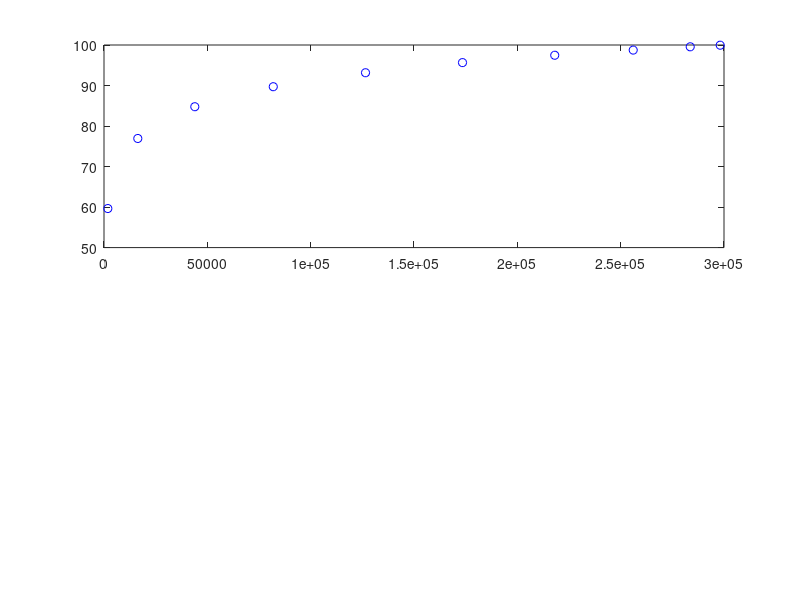

The MATLAB source for this figure: (Note: this script raises an error after producing the figure.)
clear all;
close all;
format compact;
format shortg;

% intervall in which to approximate
limit_start = 1;
limit_end = 3e5;
base = (limit_end)^(1/100); % of the log, meaning logb(limit_end) := 100 
logb = @(x) log(x)/log(base);

n = 10; % amount of nodes

% tschebyschow nodes:
k = linspace(1, n, n)';
x_i = sort(  (limit_start + limit_end)/2 + (limit_end -limit_start)/2 * cos( (2*k -1)/(2*n)*pi )  );
f_i = logb(x_i);

%% berechne koeffizienten

%x_i = [1,2,3,4];
%f_i = [1,2,7,9];

f = zeros(length(f_i));
f(:,1) = f_i;
for s = 2:length(f_i)
    for z = 1:(length(f_i)-s+1)
%        fprintf('\nz%d, s%d ', z, s);
        f(z,s) = (f(z+1,s-1) - f(z,s-1) ) / ( x_i(z+s-1) - x_i(z) );
%        x_i(z)
%        x_i(z+s-1)
%        x_i(z+s-1) - x_i(z)
    end
%    fprintf('\n');
end

%% Plot P and points

subplot(2,1,1);
plot(x_i, f_i, 'ob', 'HandleVisibility', 'off');
hold on;
xP = logspace(log10(1),log10(limit_end), 1e4);
yP = zeros(length(xP),1);
for fehlerIndex=1:length(xP)
    yP(fehlerIndex) = P(f, x_i, xP(fehlerIndex));
end
plot(xP, yP, 'b-', 'DisplayName', 'P(f)(x)');
hold on;
%f_interp = interp1(x_i, f_i, xP)';
%plot(xP, f_interp, '.r-');

%%original function
funcX = logspace(log10(min(xP)), log10(max(xP)), length(xP));
funcY = logb(funcX)';
plot(funcX, funcY, 'g-', 'DisplayName', 'f(x) = logb');

legend('Location','SouthEast');
xlabel('x');
ylabel('y');


%% plot error

subplot(2,1,2);
err = abs(funcY - yP);
plot(xP, err, '.r-');
xlabel('x');
ylabel('fehler');
legend('|f-P(f)| = error');

[max_fehler, fehlerIndex] = max(err)
worstApproxX = xP(fehlerIndex)









